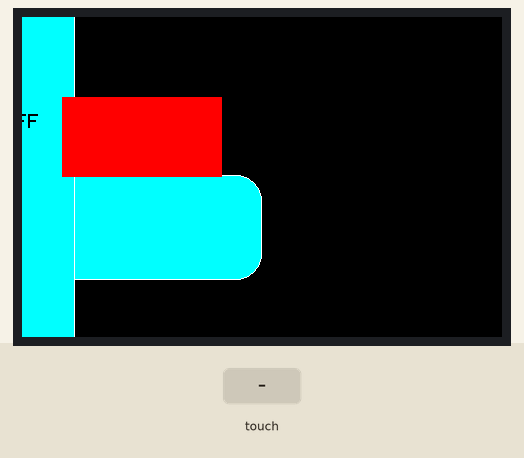
Recording of a sketch running on a simulated Arduino Uno, built with avr-gcc and run on an emulated ATmega328P. On the bench: 480×320 colour display. The inputs (shaded band) are chosen by the test bench. What the sketch prints to the serial monitor is not drawn.

Above: at 1.5 s.
1.6 s: touch panel pressed at 62 % / 30 % of its raw x / y range
At 2.9 s:
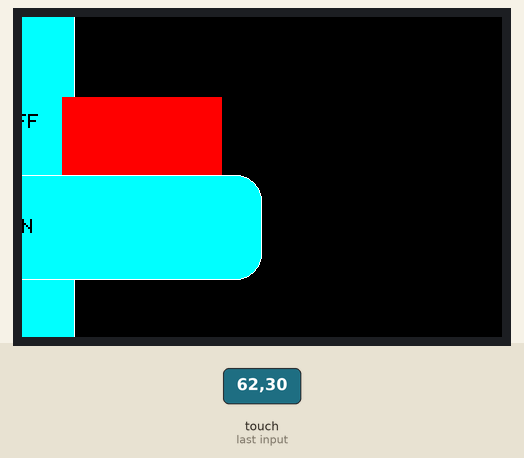
3.2 s: touch panel pressed at 87 % / 30 % of its raw x / y range
At 3.3 s:
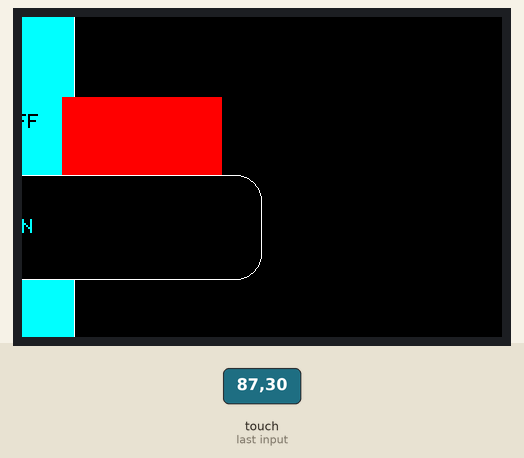
Timing chart, 0 to 6.2 s (numbered marks = the images above; inputs shaded):
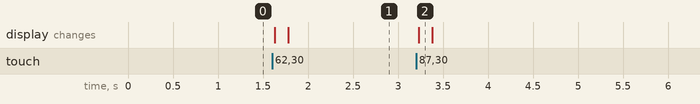

The sketch:

button_simple.ino
```cpp
#if 1

#include <Adafruit_GFX.h>
#include <MCUFRIEND_kbv.h>
MCUFRIEND_kbv tft;
#include <TouchScreen.h>
#define MINPRESSURE 200
#define MAXPRESSURE 1000

// ALL Touch panels and wiring is DIFFERENT
// copy-paste results from TouchScreen_Calibr_native.ino
const int XP = 6, XM = A2, YP = A1, YM = 7; //ID=0x9341
const int TS_LEFT = 907, TS_RT = 136, TS_TOP = 942, TS_BOT = 139;

TouchScreen ts = TouchScreen(XP, YP, XM, YM, 300);

Adafruit_GFX_Button on_btn, off_btn;

int pixel_x, pixel_y;     //Touch_getXY() updates global vars
bool Touch_getXY(void)
{
    TSPoint p = ts.getPoint();
    pinMode(YP, OUTPUT);      //restore shared pins
    pinMode(XM, OUTPUT);
    digitalWrite(YP, HIGH);   //because TFT control pins
    digitalWrite(XM, HIGH);
    bool pressed = (p.z > MINPRESSURE && p.z < MAXPRESSURE);
    if (pressed) {
        pixel_x = map(p.x, TS_LEFT, TS_RT, 0, tft.width()); //.kbv makes sense to me
        pixel_y = map(p.y, TS_TOP, TS_BOT, 0, tft.height());
    }
    return pressed;
}

#define BLACK   0x0000
#define BLUE    0x001F
#define RED     0xF800
#define GREEN   0x07E0
#define CYAN    0x07FF
#define MAGENTA 0xF81F
#define YELLOW  0xFFE0
#define WHITE   0xFFFF

void setup(void)
{
    Serial.begin(9600);
    uint16_t ID = tft.readID();
    Serial.print("TFT ID = 0x");
    Serial.println(ID, HEX);
    Serial.println("Calibrate for your Touch Panel");
    if (ID == 0xD3D3) ID = 0x9486; // write-only shield
    tft.begin(ID);
    tft.setRotation(3);            //landscape
    tft.fillScreen(BLACK);
    on_btn.initButton(&tft,  0, 210, 480, 105, WHITE, CYAN, BLACK, "ON", 2);
    off_btn.initButton(&tft, 0, 105, 105, 480, WHITE, CYAN, BLACK, "OFF", 2);
    on_btn.drawButton(false);
    off_btn.drawButton(false);
    tft.fillRect(40, 80, 160, 80, RED);
}

/* two buttons are quite simple
 */
void loop(void)
{
    bool down = Touch_getXY();
    on_btn.press(down && on_btn.contains(pixel_x, pixel_y));
    off_btn.press(down && off_btn.contains(pixel_x, pixel_y));
    if (on_btn.justReleased())
        on_btn.drawButton();
    if (off_btn.justReleased())
        off_btn.drawButton();
    if (on_btn.justPressed()) {
        on_btn.drawButton(true);
      //  tft.fillRect(40, 80, 160, 80, GREEN);
    }
    if (off_btn.justPressed()) {
        off_btn.drawButton(true);
        //tft.fillRect(40, 80, 160, 80, RED);
    }
}
#endif
```

Measured:
- after the input at 1.6 s, the display: first changes at once (image 1 shows a later state)
- after the input at 3.2 s, the display: changes at once (image 2)
